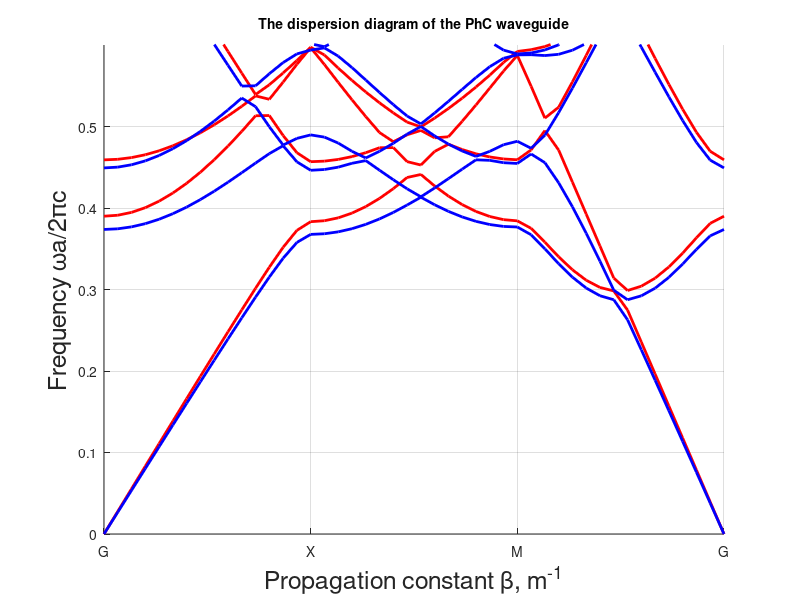

Recreate this plot in MATLAB.
% in the name of allah
% MATLAB Program for Computation of Dispersion Diagrams of 2D PhC Waveguide

function PhC_Igor
%The program for the computation of the dispersion
%characteristic of the PhC waveguide based upon 2D PhC with square latice
clear all
clc
%%
% The variable a defines the period of the structure %

%mode=0  defines the TE mode and mode=1 defines TM mode %
mode=0
a=1.17e-6;
%The variable r contains elements radius. Here it is defined as a part of the period.

%r=0.4*a;
r=0.504e-6;

%The variable eps1 contains the information about the relative background material permittivity.
Eps1=2.72;

%The variable eps2 contains the information about permittivity of the elements composing PhC.
Eps2=1;

%Variable numElem defines the number of PhC elements
numElem=2;

%Number of holes missed
numDef=0;

%Setting transversal wave vector to a single value
kx=0;
%kx=0:(pi/a)/10:pi/a;

color='-r';
if(mode==1)
    color='ob';
end


PWE(mode, a, r, Eps1, Eps2, numElem, numDef, kx,color, 2);


mode=1;
color='-b';

PWE(mode, a, r, Eps1, Eps2, numElem, numDef, kx,color, 2);
%Setting transversal wave vector to a range of values within Brillouin zone
kx=0:(pi/a)/20:pi/a;

%PWE(mode, a, r, Eps1, Eps2, numElem, numDef, kx, 'r', 2);

function PWE(mode, a, r, Eps1, Eps2, numElem,numDefect, kx_param, color, linewidth)

%The variable precis defines the number of k-vector points between high symmetry points
precis=15;
%The variable nG defines the number of plane waves.
%total number of plane waves may be determined as (nG*2-1)^2
nG=1;

%kapth segments 1: gama to X, 2: Gama to M, 3: whole path
nKpath=3;

%discretization mesh elements.
precisStruct=60;

%The following loop carries out the definition of the unit cell.
for n=0:numElem-1
nx=1;
for countX=-a/2:a/precisStruct:a/2
ny=1;
for countY=-a/2:a/precisStruct:a/2
%Following condition allows to define the circle with of radius r
if((sqrt(countX^2+countY^2)<r)&&(n>=numDefect))
%Setting the value of the inversed dielectric function to the mesh node
struct(nx+precisStruct*n,ny)=1/Eps2;
%Saving the node coordinate
xSet(nx+precisStruct*n)=countX+a*n;
ySet(ny)=countY;
else
struct(nx+precisStruct*n,ny)=1/Eps1;
xSet(nx+precisStruct*n)=countX+a*n;
ySet(ny)=countY;
end
ny=ny+1;
end
nx=nx+1;
end
end



%The computation of the area of the mesh cell.
dS=(a/precisStruct)^2;
%Forming 2D arrays of nods coordinates
Lx=length(xSet)-1;
Ly=length(ySet)-1;

[xMesh,yMesh]=meshgrid(xSet(1:Lx),ySet(1:Ly));
structMesh=(struct(1:Lx,1:Ly)*dS/((max(xSet)-min(xSet))*(max(ySet)-min(ySet))))';
b1=[2*pi/a 0]./numElem;
b2=[0 2*pi/a];

%Defining the k-path within the Brilluoin zone.

kxm=pi/a;
dkx=kxm/precis;

Lk=nKpath*precis+1;
if(nKpath==3) 
    Lk=Lk-1;
end
kv=zeros(Lk,2);
for i=2:Lk
    if(i<=precis+1)
        kv(i,2)=kv(i-1,2)+dkx;
    elseif(i<=2*precis+1)
         kv(i,1)=kv(i-1,1)+dkx;
          kv(i,2)=kv(i-1,2);
    else
        kv(i,1)=kv(i-1,1)-dkx;
        kv(i,2)= kv(i-1,2)-dkx;
    end
end


Nk=size(kv,1);
if(nKpath==3)
    Nk=Nk+1;
end

numG=1;
for Gx=-nG*numElem:nG*numElem
for Gy=-nG:nG
G(numG,1)=Gx*b1(1)+Gy*b2(1);
G(numG,2)=Gx*b1(2)+Gy*b2(2);
numG=numG+1;
end
end

%The next loop computes the Fourier expansion coefficients
for countG=1:numG-1
for countG1=1:numG-1
CN2D_N(countG,countG1)=sum(sum(structMesh.*exp(1i*((G(countG,1)-G(countG1,1))*xMesh+(G(countG,2)-G(countG1,2))*yMesh))));
end
end


%The computation is carried out for each of earlier defined
for kx_count=1:length(kx_param)

for countG=1:numG-1
for countG1=1:numG-1
for countK=1:size(kv,1)
    kx=kv(countK,1);
     ky=kv(countK,2);
     
    w1=0;
   
    if(mode==0)
          w1=((kx+G(countG,1))*(kx+G(countG1,1))+(ky+G(countG,2))*(ky+G(countG1,2))); %TE
    else
     w1=  (sqrt((kx+G(countG,1))^2+(ky+G(countG,2))^2)*sqrt((kx+G(countG1,1))^2+(ky+G(countG1,2))^2));%TM
    end
  
   M(countK,countG,countG1)=CN2D_N(countG,countG1)*w1;
 
end
end
end

%The computation of eigen-states is also carried
for countK=1:size(kv,1)
    
%Taking the matrix differential operator for current wave vector.
MM(:,:)=M(countK,:,:);

%Computing the eigen-vectors and eigen-states of the matrix
   V=eig(MM);

%Transforming matrix eigen-states to the form of normalized frequency
dispe(:,countK)=sort(sqrt(V)*a/2/pi);
end
%% plot %%
%%%%%%%%%%
figure(1);
hold on;
for u=1:15
  yy=abs(dispe(u,:));
        if(nKpath==3)
            yy=[yy yy(1)];
        end
        plot(yy,color,'LineWidth',linewidth);
end

ylabel('Frequency \omegaa/2\pic','FontSize',18);
xlabel('Propagation constant \beta, m^{-1}','FontSize',18);
title('The dispersion diagram of the PhC waveguide','FontSize',10)
axis([1,Nk,0,0.6]);

grid on;
str={'G','X','M','G'};
     set(gca,...
          'xtick',[1,precis+1,2*precis+1,3*precis+1],...
          'xticklabel',str);

drawnow;
end



